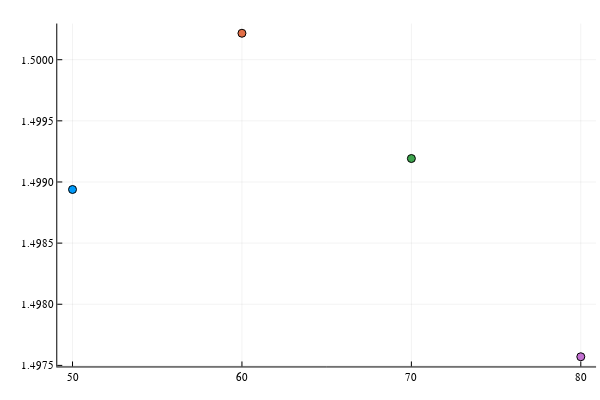

The cell this chart's notebook holds for it:
### Code cell
scatter!([L], τ, legend = false)

### Figure 1 — Plotly figure (JSON) as saved in the notebook; plotly's stock layout.template omitted (floating-point values rounded to 4 significant figures)
{"data": [{"colorbar": {"title": ""}, "legendgroup": "y1", "marker": {"color": "rgba(0, 154, 250, 1.000)", "line": {"color": "rgba(0, 0, 0, 1.000)", "width": 1}, "size": 8, "symbol": "circle"}, "mode": "markers", "name": "y1", "showlegend": true, "type": "scatter", "x": [50], "xaxis": "x", "y": [1.499], "yaxis": "y", "zmax": null, "zmin": null}, {"colorbar": {"title": ""}, "legendgroup": "y2", "marker": {"color": "rgba(227, 111, 71, 1.000)", "line": {"color": "rgba(0, 0, 0, 1.000)", "width": 1}, "size": 8, "symbol": "circle"}, "mode": "markers", "name": "y2", "showlegend": true, "type": "scatter", "x": [60], "xaxis": "x", "y": [1.5], "yaxis": "y", "zmax": null, "zmin": null}, {"colorbar": {"title": ""}, "legendgroup": "y3", "marker": {"color": "rgba(62, 164, 78, 1.000)", "line": {"color": "rgba(0, 0, 0, 1.000)", "width": 1}, "size": 8, "symbol": "circle"}, "mode": "markers", "name": "y3", "showlegend": true, "type": "scatter", "x": [70], "xaxis": "x", "y": [1.499], "yaxis": "y", "zmax": null, "zmin": null}, {"colorbar": {"title": ""}, "legendgroup": "y4", "marker": {"color": "rgba(195, 113, 210, 1.000)", "line": {"color": "rgba(0, 0, 0, 1.000)", "width": 1}, "size": 8, "symbol": "circle"}, "mode": "markers", "name": "y4", "showlegend": true, "type": "scatter", "x": [80], "xaxis": "x", "y": [1.498], "yaxis": "y", "zmax": null, "zmin": null}], "layout": {"annotations": [], "height": 400, "margin": {"b": 20, "l": 0, "r": 0, "t": 20}, "paper_bgcolor": "rgba(255, 255, 255, 1.000)", "plot_bgcolor": "rgba(255, 255, 255, 1.000)", "showlegend": false, "width": 600, "xaxis": {"anchor": "y", "domain": [0.09545, 0.9934], "gridcolor": "rgba(0, 0, 0, 0.100)", "gridwidth": 0.5, "linecolor": "rgba(0, 0, 0, 1.000)", "mirror": false, "range": [49.1, 80.9], "showgrid": true, "showline": true, "showticklabels": true, "tickangle": 0, "tickcolor": "rgb(0, 0, 0)", "tickfont": {"color": "rgba(0, 0, 0, 1.000)", "family": "sans-serif", "size": 11}, "tickmode": "array", "ticks": "inside", "ticktext": ["50", "60", "70", "80"], "tickvals": [50, 60, 70, 80], "title": "", "titlefont": {"color": "rgba(0, 0, 0, 1.000)", "family": "sans-serif", "size": 15}, "type": "-", "visible": true, "zeroline": false, "zerolinecolor": "rgba(0, 0, 0, 1.000)"}, "yaxis": {"anchor": "x", "domain": [0.03762, 0.9902], "gridcolor": "rgba(0, 0, 0, 0.100)", "gridwidth": 0.5, "linecolor": "rgba(0, 0, 0, 1.000)", "mirror": false, "range": [1.497, 1.5], "showgrid": true, "showline": true, "showticklabels": true, "tickangle": 0, "tickcolor": "rgb(0, 0, 0)", "tickfont": {"color": "rgba(0, 0, 0, 1.000)", "family": "sans-serif", "size": 11}, "tickmode": "array", "ticks": "inside", "ticktext": ["1.4975", "1.4980", "1.4985", "1.4990", "1.4995", "1.5000"], "tickvals": [1.498, 1.498, 1.498, 1.499, 1.5, 1.5], "title": "", "titlefont": {"color": "rgba(0, 0, 0, 1.000)", "family": "sans-serif", "size": 15}, "type": "-", "visible": true, "zeroline": false, "zerolinecolor": "rgba(0, 0, 0, 1.000)"}}}
